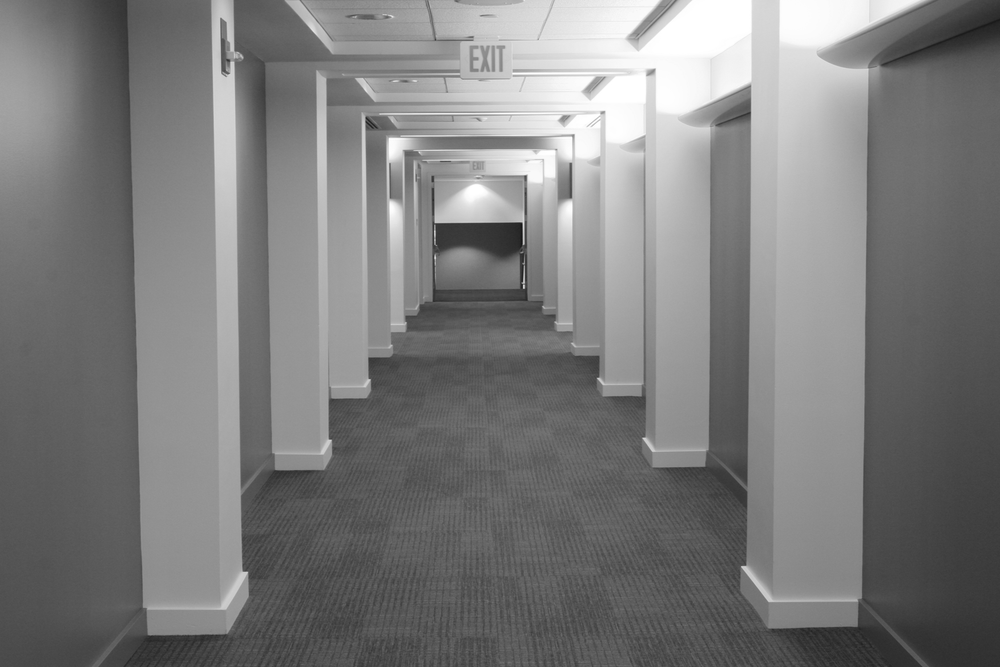
#> input picture Exercise 01/Images/Ασκηση 6/hallway.png, 1000 x 667 px, shrunk from 1752 x 1168 before the run
$ python canny_hough_line_detector.py
#> lines starting #> are read from the running program, lines starting #| are printed output that depends on the picture; after the words box and inside, x2 and y2 are one past the last pixel; in counts of white or black regions, pixels touching at a corner belong together
#!/usr/bin/env python3

import pathlib
import numpy as np
from PIL import Image
from skimage import color, feature, transform
import matplotlib.pyplot as plt

# Φόρτωση της εικόνας και μετατροπή σε RGB πίνακα
folder_data = pathlib.Path("Images") / "Ασκηση 6"
image_file = folder_data / "hallway.png"
rgb_image = Image.open(image_file).convert("RGB")
rgb_array = np.array(rgb_image)

# Μετατροπή της εικόνας σε γκρι κλίμακα
gray_image = color.rgb2gray(rgb_array)

# 1. Ανίχνευση ακμών με το φίλτρο Canny
edge_map = feature.canny(
    image=gray_image,
    sigma=2.0,           # αυξημένο sigma για μείωση θορύβου
    low_threshold=0.05,  # κατώφλι χαμηλής ευαισθησίας
    high_threshold=0.2   # κατώφλι υψηλής ευαισθησίας
)
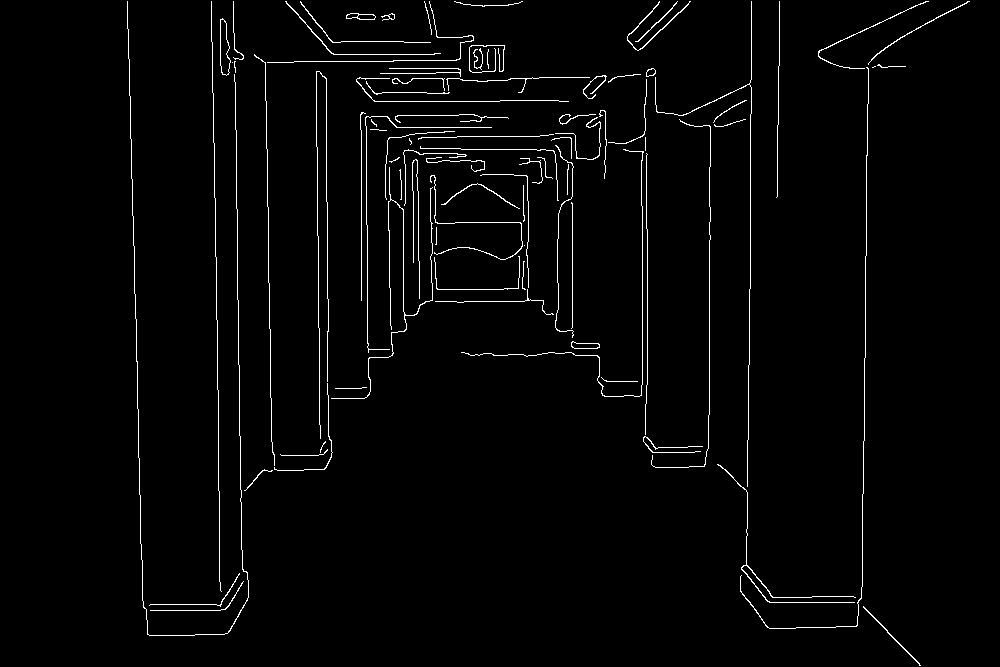
#> edge_map: shape (667, 1000) bool; 2.2% white in thin lines or dots, all inside (x1, y1, x2, y2) = (127, 1, 970, 666)

# 2. Εφαρμογή πιθανοκρατικού Hough για εξαγωγή ευθειών
lines = transform.probabilistic_hough_line(
    edge_map,
    threshold=10,     # όριο
    line_length=60,   # ελάχιστο μήκος γραμμής
    line_gap=10       # μέγιστο κενό σύζευξης
)
#> lines = 93 items

# 3. Επικάλυψη των ανιχνευμένων ευθειών στην αρχική εικόνα
fig, ax = plt.subplots(figsize=(10, 6))
ax.imshow(rgb_array)
for (start, end) in lines:
    x0, y0 = start
    x1, y1 = end
    ax.plot([x0, x1], [y0, y1], linewidth=2, color='cyan')
#> this loop made 93 passes
#> (x0, y0, x1, y1) on passes 1 to 12: (266, 148, 265, 62), (818, 52, 915, 5), (217, 378, 211, 1), (709, 414, 709, 222), (393, 61, 294, 61), (269, 328, 268, 226), (242, 569, 239, 383), (268, 225, 267, 149), (642, 384, 642, 206), (508, 79, 575, 77), (219, 551, 218, 438), (647, 384, 647, 229)

ax.axis("off")
ax.set_title(f"Ανιχνευμένες ευθείες Hough: {len(lines)}")

# Αποθήκευση του αποτελέσματος με ελληνικό όνομα αρχείου
output_name = "Hallway_hough.png"
fig.savefig(output_name, bbox_inches="tight")
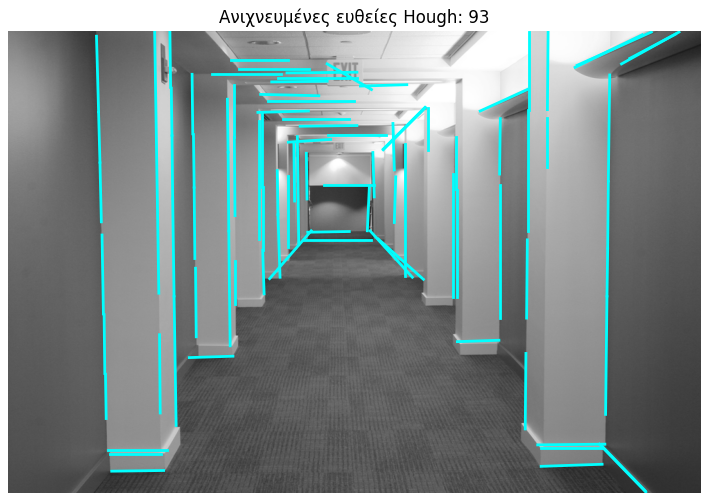
#> figure drawn by matplotlib, 1 panel

# Εκτύπωση του ονόματος αρχείου εξόδου
print(output_name)

$ run again, with Exercise 01/Images/Ασκηση 1/moon.jpg saved as Exercise 01/Images/Ασκηση 6/hallway.png
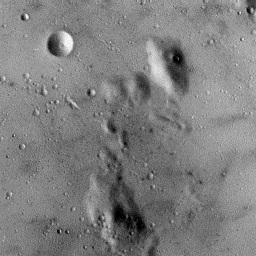
#> input picture Exercise 01/Images/Ασκηση 1/moon.jpg, 256 x 256 px
#> rgb_image is the input picture: PIL image 256x256 RGB; min 0, max 255, mean 127.3
#> `edge_map = feature.canny( image=gray_image, sigma=2.0,`:
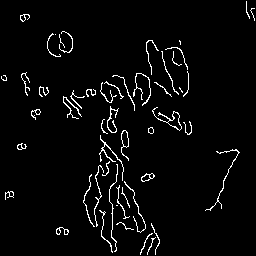
#> edge_map: shape (256, 256) bool; 3.5% white in thin lines or dots
#> lines = [((96, 179), (113, 109)), ((102, 150), (117, 75)), ((86, 91), (150, 90)), ((155, 251), (129, 187)), ((189, 134), (126, 88)), ((116, 205), (128, 140)), ((189, 133), (126, 87)), ((148, 250), (122, 190)), ((191, 129), (120, 94)), ((115, 251), (109, 191))]
#> the loop `for (start, end) in lines:` made 10 passes
#> (x0, y0, x1, y1) on passes 1 to 8: (96, 179, 113, 109), (102, 150, 117, 75), (86, 91, 150, 90), (155, 251, 129, 187), (189, 134, 126, 88), (116, 205, 128, 140), (189, 133, 126, 87), (148, 250, 122, 190)
#> `fig.savefig(output_name, bbox_inches="tight")`:
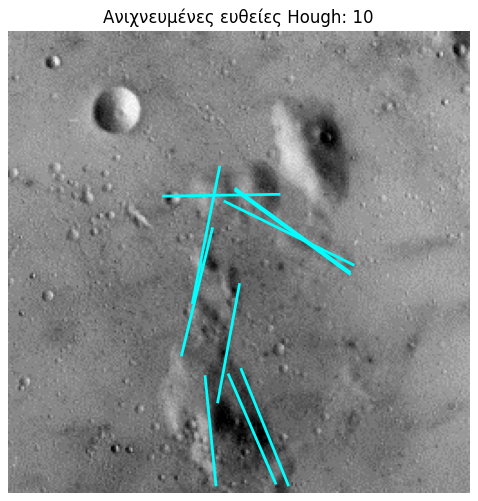
#> figure drawn by matplotlib, 1 panel
